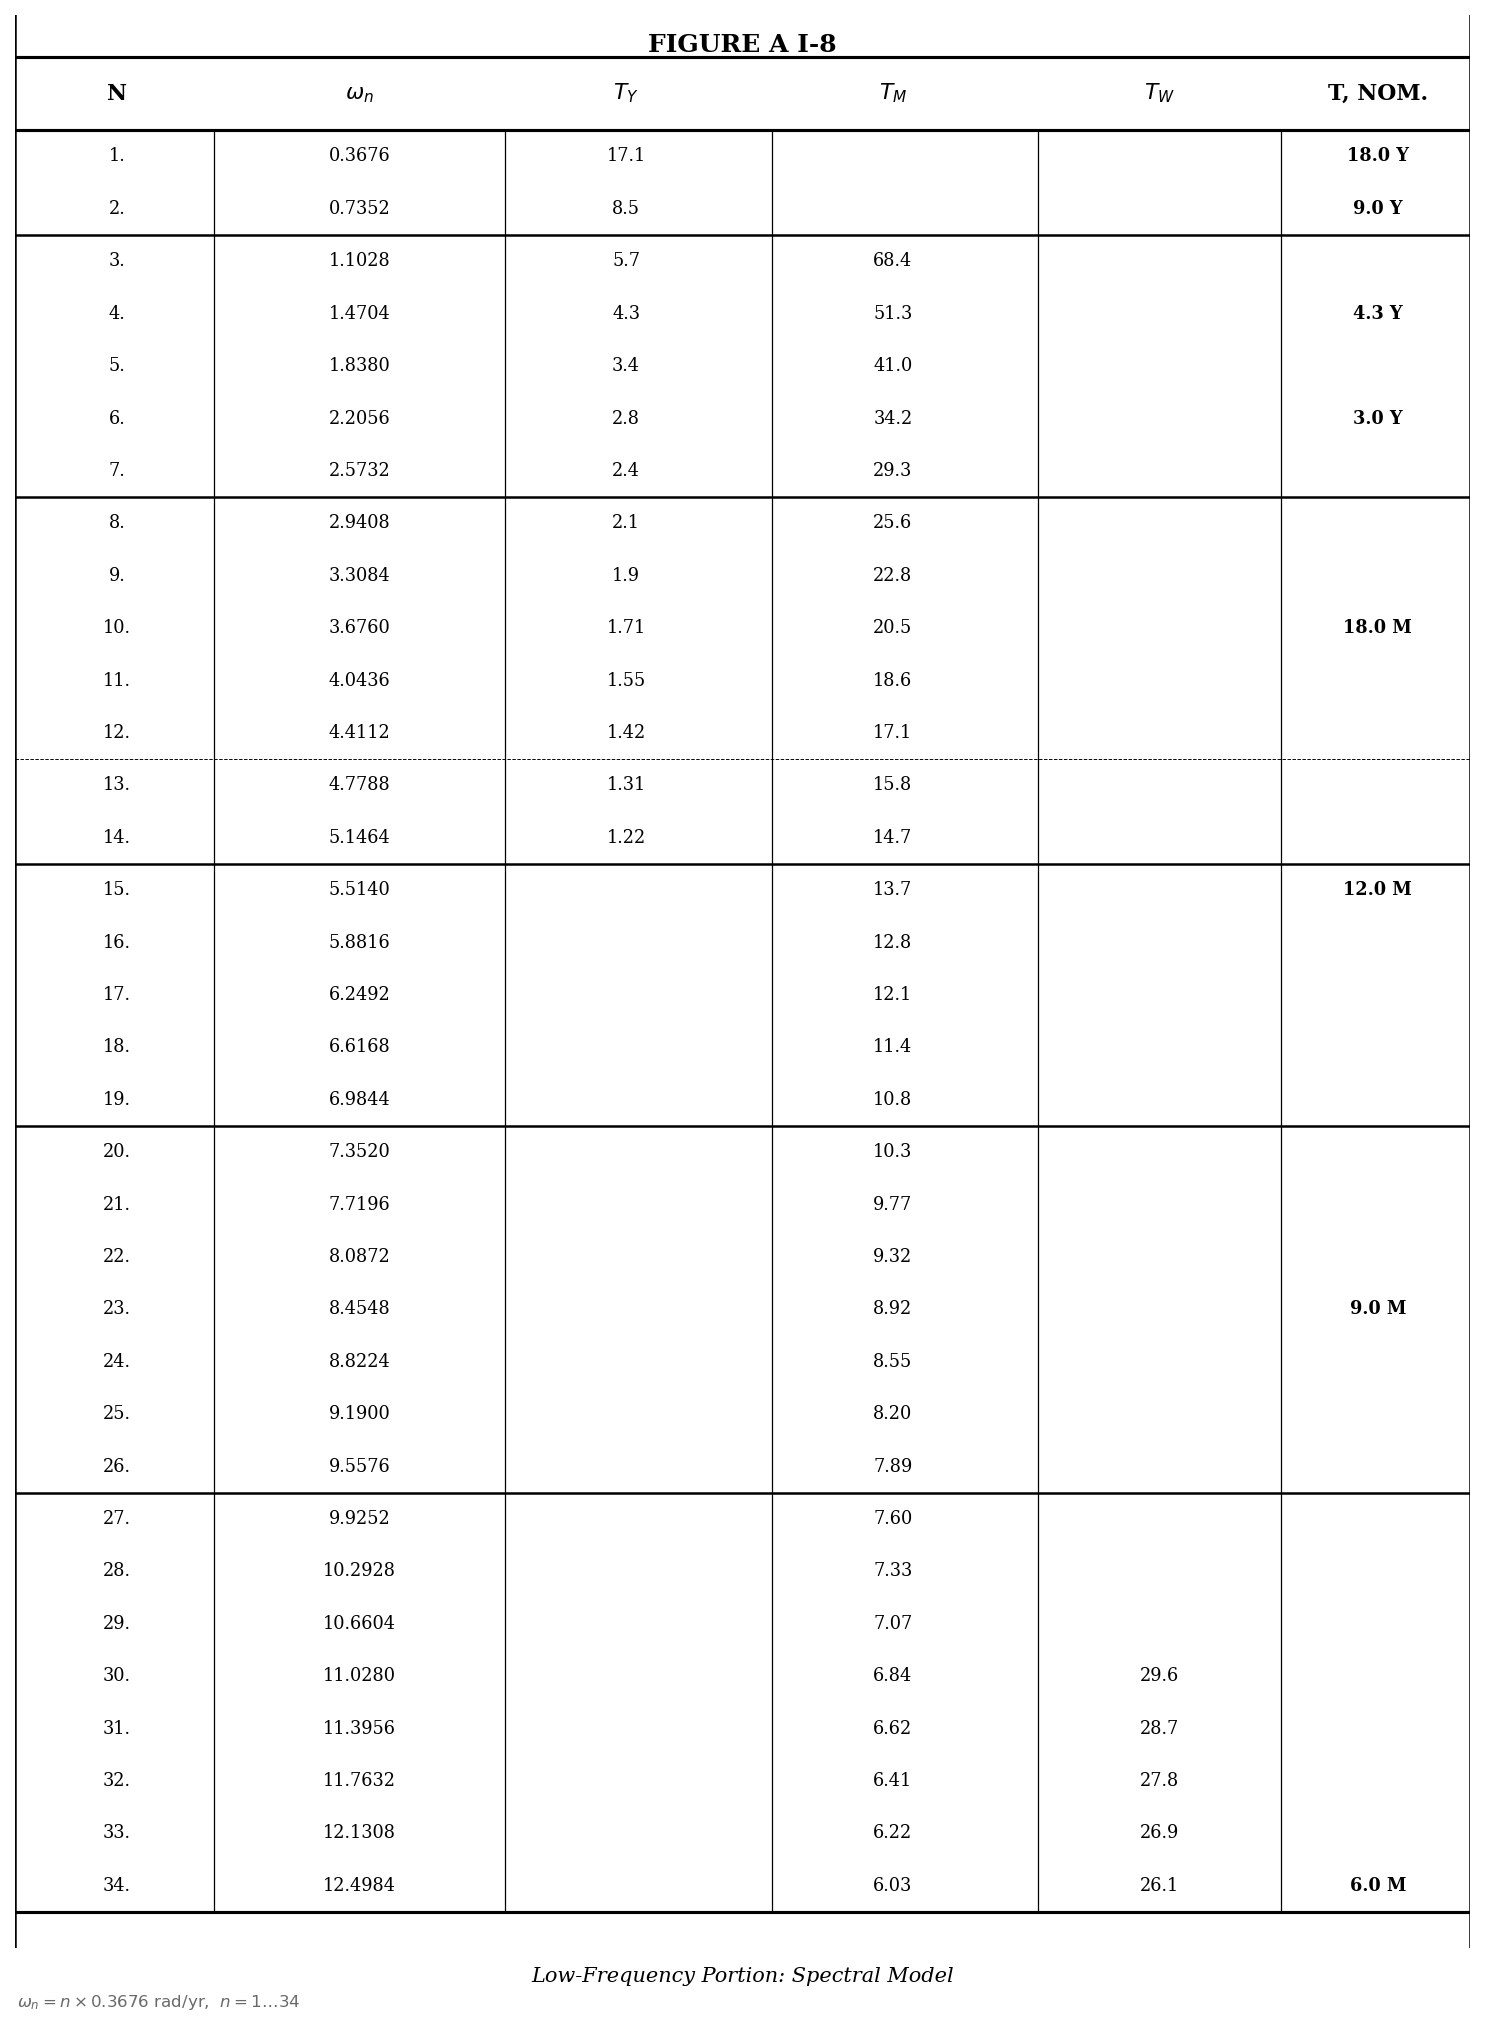

Generate this figure with Python:
# -*- coding: utf-8 -*-
"""
Figure AI-8: Low-Frequency Portion: Spectral Model
Appendix A, Figure AI-8 Reproduction

Reproduces Hurst's table of all 34 harmonic spectral lines:
  N | omega_n | T_Y | T_M | T_W | T_NOM

omega_n = n * 0.3676  rad/yr   (Hurst's fundamental spacing)
T_Y  = 2*pi / omega_n          (period in years)
T_M  = T_Y * 12               (period in months)
T_W  = 2*pi / omega_n * 52    (period in weeks)
T_NOM = Hurst's nominal label for selected harmonics

Group boundaries (horizontal dividers) follow Hurst's original layout:
  N = 1-2     (18Y, 9Y)
  N = 3-7     (4.3Y, 3.0Y)
  N = 8-14    (18M)
  N = 15-19   (12M)
  N = 20-26   (9M)
  N = 27-34   (6M)

Reference: J.M. Hurst, Appendix A, Figure AI-8, p.199
"""

import sys
import os
sys.path.insert(0, os.path.abspath(os.path.join(os.path.dirname(__file__), '../..')))

import numpy as np
import matplotlib.pyplot as plt
import matplotlib.patches as mpatches
from matplotlib.lines import Line2D

SCRIPT_DIR = os.path.dirname(os.path.abspath(__file__))

OMEGA_SPACING = 0.3676   # rad/yr per harmonic number N

# ============================================================================
# COMPUTE TABLE DATA
# ============================================================================

# T_NOM entries: {N: label}  (matches Hurst's original)
T_NOM_LABELS = {
    1:  '18.0 Y',
    2:  '9.0 Y',
    4:  '4.3 Y',
    6:  '3.0 Y',
    10: '18.0 M',
    15: '12.0 M',
    23: '9.0 M',
    34: '6.0 M',
}

# Group boundaries: list of (N_start, N_end, line_weight)
# Heavy (1.2pt) lines drawn after each group; thin (0.6pt) sub-dividers within groups
GROUPS = [
    (1,  2,  1.2),    # 18Y, 9Y
    (3,  7,  1.2),    # 4.3Y, 3.0Y
    (8,  14, 1.2),    # 18M  (thin sub-divider after N=12)
    (15, 19, 1.2),    # 12M
    (20, 26, 1.2),    # 9M
    (27, 34, 0.0),    # 6M  (no line after — last group)
]
# Thin sub-dividers WITHIN a group (drawn after this N)
SUBDIV = {12}   # thin line within the 8-14 group

rows = []
for n in range(1, 35):
    omega_n = n * OMEGA_SPACING
    T_Y = 2 * np.pi / omega_n                # years
    T_M = T_Y * 12                            # months
    T_W = 2 * np.pi / omega_n * 52            # weeks

    # Hurst shows T_Y for N=1-14 only
    # N=1-9: 1 decimal; N=10-14: 2 decimals (matches Hurst's table precision)
    if n <= 9:
        ty_str = f'{T_Y:.1f}'
    elif n <= 14:
        ty_str = f'{T_Y:.2f}'
    else:
        ty_str = ''

    # Hurst shows T_M for N=3-34
    if n >= 3:
        tm_str = f'{T_M:.1f}' if T_M >= 10 else f'{T_M:.2f}'
    else:
        tm_str = ''

    # Hurst shows T_W for N=30-34 only
    tw_str = f'{T_W:.1f}' if n >= 30 else ''

    # omega_n formatting (match Hurst: 4 decimal places)
    om_str = f'{omega_n:.4f}'

    # T_NOM
    tnom_str = T_NOM_LABELS.get(n, '')

    rows.append({
        'N': n,
        'omega': om_str,
        'T_Y': ty_str,
        'T_M': tm_str,
        'T_W': tw_str,
        'T_NOM': tnom_str,
    })

print(f"Table: {len(rows)} harmonic rows computed.")
print()

# ============================================================================
# PLOT AS STYLED TABLE FIGURE
# ============================================================================

# Layout: 34 data rows + 1 header row
N_ROWS   = 35   # 1 header + 34 data
N_COLS   = 6    # N | omega | T_Y | T_M | T_W | T_NOM

# Figure size calibrated to give a clean table
FIG_W, FIG_H = 10, 14

fig, ax = plt.subplots(figsize=(FIG_W, FIG_H))
ax.set_xlim(0, N_COLS)
# Leave half-row padding at bottom (-0.7) and top (N_ROWS+1.2)
ax.set_ylim(-0.7, N_ROWS + 1.2)
ax.axis('off')

# Column x-centres and widths
COL_X = [0.42, 1.42, 2.52, 3.62, 4.72, 5.62]   # centre x of each column
# Approximate column right-edges (for drawing vertical lines)
COL_EDGES = [0, 0.82, 2.02, 3.12, 4.22, 5.22, 6.0]

HEADER_Y = N_ROWS - 0.3    # y position of header text (shifted up slightly)
DATA_Y0  = N_ROWS - 1.5    # y of first data row (N=1)

# Header text
headers = ['N', r'$\omega_n$', r'$T_Y$', r'$T_M$', r'$T_W$', 'T, NOM.']
for j, (cx, hdr) in enumerate(zip(COL_X, headers)):
    ax.text(cx, HEADER_Y, hdr,
            ha='center', va='center', fontsize=10.5, fontweight='bold',
            fontfamily='DejaVu Serif')

# Outer border
for x in [COL_EDGES[0], COL_EDGES[-1]]:
    ax.axvline(x, color='black', linewidth=1.2, ymin=0, ymax=1)
ax.axhline(DATA_Y0 + 0.5, color='black', linewidth=1.5,
           xmin=0, xmax=1)   # below header (half-row below header centre)
ax.axhline(DATA_Y0 - 34 + 0.5, color='black', linewidth=1.5,
           xmin=0, xmax=1)   # bottom (half row below N=34)

# Vertical column dividers (thin)
for x in COL_EDGES[1:-1]:
    ax.plot([x, x], [DATA_Y0 - 34 + 0.5, DATA_Y0 + 0.5],
            color='black', linewidth=0.6)

# Header top border
ax.axhline(HEADER_Y + 0.7, color='black', linewidth=1.5, xmin=0, xmax=1)

# ---- Data rows ----
# Group separator: heavy line after each group
group_end_rows = {g[1] for g in GROUPS}
# Caption note position update
CAPTION_Y = DATA_Y0 - 34 + 0.5 - 0.9   # below the bottom border

for i, row in enumerate(rows):
    n = row['N']
    y = DATA_Y0 - i    # y decreases going down

    # Row background: alternate very light shading for readability
    # (Hurst's original has no shading; skip for authentic look)

    # N column
    ax.text(COL_X[0], y, f'{n}.',
            ha='center', va='center', fontsize=8.5, fontfamily='DejaVu Serif')

    # omega_n column
    ax.text(COL_X[1], y, row['omega'],
            ha='center', va='center', fontsize=8.5, fontfamily='DejaVu Serif')

    # T_Y column
    ax.text(COL_X[2], y, row['T_Y'],
            ha='center', va='center', fontsize=8.5, fontfamily='DejaVu Serif')

    # T_M column
    ax.text(COL_X[3], y, row['T_M'],
            ha='center', va='center', fontsize=8.5, fontfamily='DejaVu Serif')

    # T_W column
    ax.text(COL_X[4], y, row['T_W'],
            ha='center', va='center', fontsize=8.5, fontfamily='DejaVu Serif')

    # T_NOM column (placed at group midpoint - simpler: just put on the row)
    if row['T_NOM']:
        ax.text(COL_X[5], y, row['T_NOM'],
                ha='center', va='center', fontsize=8.5, fontweight='bold',
                fontfamily='DejaVu Serif')

    # Group separator line after each group
    if n in group_end_rows and n < 34:
        y_line = y - 0.5
        lw = {g[1]: g[2] for g in GROUPS}.get(n, 0.9)
        if lw > 0:
            ax.plot([COL_EDGES[0], COL_EDGES[-1]], [y_line, y_line],
                    color='black', linewidth=lw)

    # Thin sub-divider within a group
    if n in SUBDIV:
        y_sub = y - 0.5
        ax.plot([COL_EDGES[0], COL_EDGES[-1]], [y_sub, y_sub],
                color='black', linewidth=0.45, linestyle='--')

# ---- Title and caption ----
ax.text(N_COLS / 2, N_ROWS + 0.4,
        'FIGURE A I-8',
        ha='center', va='bottom', fontsize=12, fontweight='bold',
        fontfamily='DejaVu Serif')

ax.text(N_COLS / 2, CAPTION_Y - 0.15,
        'Low-Frequency Portion: Spectral Model',
        ha='center', va='top', fontsize=10, fontstyle='italic',
        fontfamily='DejaVu Serif')

# ---- Nominal model note ----
ax.text(0.01, CAPTION_Y - 0.65,
        r'$\omega_n = n \times 0.3676$ rad/yr,  $n = 1 \ldots 34$',
        ha='left', va='top', fontsize=8, color='dimgray')

fig.tight_layout(rect=[0, 0.02, 1, 0.99])
out_path = os.path.join(SCRIPT_DIR, 'fig_AI8_spectral_table.png')
fig.savefig(out_path, dpi=150, bbox_inches='tight')
plt.close(fig)
print(f"Saved: {out_path}")
print()
print("Done.")
